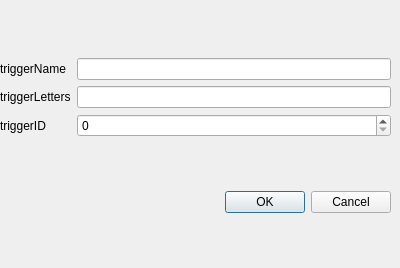
<?xml version="1.0" encoding="UTF-8"?>
<ui version="4.0">
 <class>Dialog</class>
 <widget class="QDialog" name="Dialog">
  <property name="geometry">
   <rect>
    <x>0</x>
    <y>0</y>
    <width>400</width>
    <height>268</height>
   </rect>
  </property>
  <property name="windowTitle">
   <string>Dialog</string>
  </property>
  <widget class="QWidget" name="verticalLayoutWidget">
   <property name="geometry">
    <rect>
     <x>0</x>
     <y>10</y>
     <width>391</width>
     <height>251</height>
    </rect>
   </property>
   <layout class="QVBoxLayout" name="verticalLayout">
    <item>
     <layout class="QGridLayout" name="gridLayout">
      <item row="0" column="2">
       <widget class="QLineEdit" name="triggerNamelineEdit"/>
      </item>
      <item row="1" column="2">
       <widget class="QLineEdit" name="triggerLetterslineEdit"/>
      </item>
      <item row="1" column="0">
       <widget class="QLabel" name="triggerLettersLabel">
        <property name="text">
         <string>triggerLetters</string>
        </property>
       </widget>
      </item>
      <item row="0" column="0">
       <widget class="QLabel" name="triggerNameLabel">
        <property name="text">
         <string>triggerName</string>
        </property>
       </widget>
      </item>
      <item row="2" column="0">
       <widget class="QLabel" name="triggerIDLabel">
        <property name="text">
         <string>triggerID</string>
        </property>
       </widget>
      </item>
      <item row="2" column="2">
       <widget class="QSpinBox" name="triggerIDspinBox"/>
      </item>
     </layout>
    </item>
    <item>
     <widget class="QDialogButtonBox" name="buttonBox">
      <property name="orientation">
       <enum>Qt::Horizontal</enum>
      </property>
      <property name="standardButtons">
       <set>QDialogButtonBox::Cancel|QDialogButtonBox::Ok</set>
      </property>
     </widget>
    </item>
   </layout>
  </widget>
 </widget>
 <resources/>
 <connections/>
</ui>
